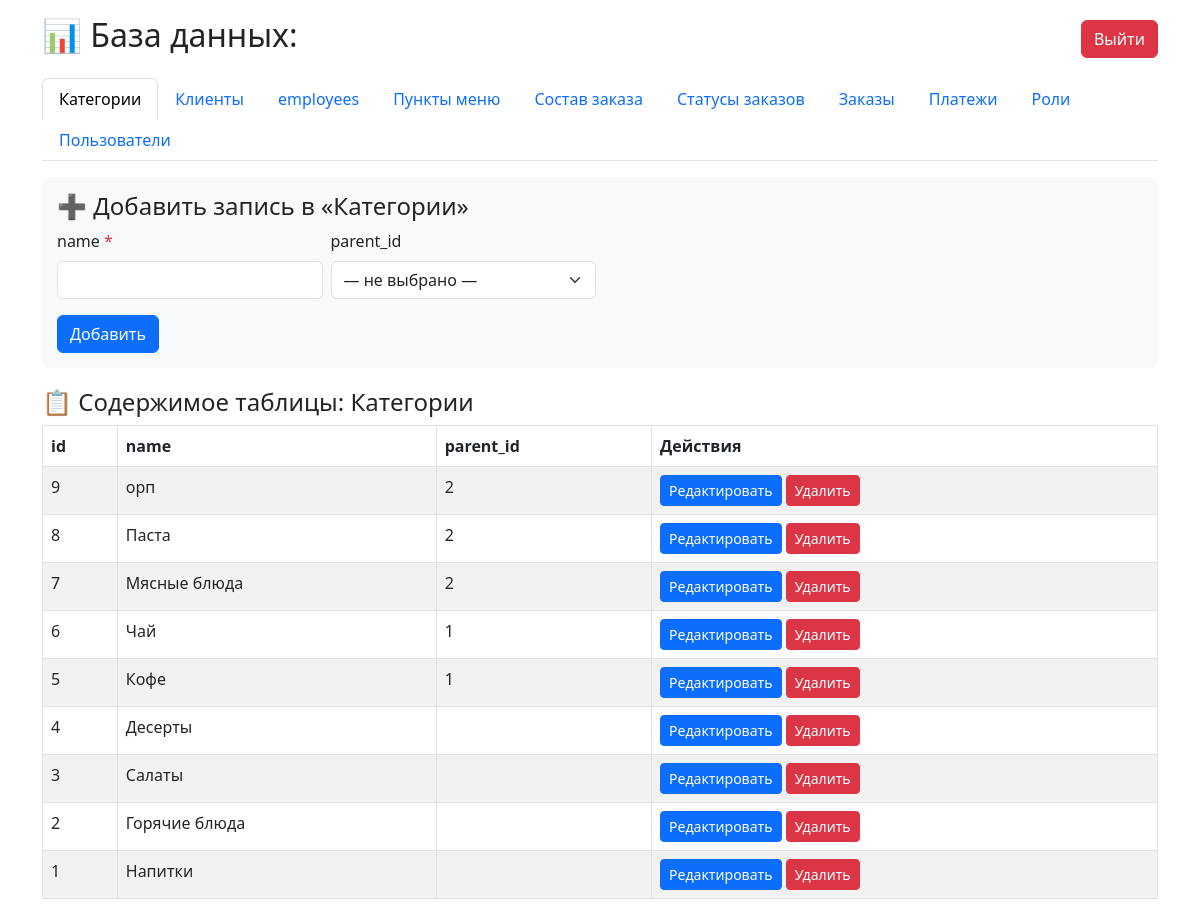
Page /лгвв/lik.php (signed in) on the committed database.
### tables this page shows
CREATE TABLE `categories` (
  `id` int(10) UNSIGNED NOT NULL,
  `name` varchar(100) NOT NULL,
  `parent_id` int(10) UNSIGNED DEFAULT NULL COMMENT 'Для подкатегорий'
);

### лгвв/lik.php (the view, shortened to what this page needs)
<?php
if (isset($_SESSION['connected']) && $_SESSION['connected'] === true) {
    function getDB() {
        $conn = new mysqli($_SESSION['db_host'], $_SESSION['db_user'], $_SESSION['db_pass'], $_SESSION['db_name']);
        $conn->set_charset("utf8");
        return $conn;
    }
    $conn = getDB();
    $tables = [];
    if ($conn) {
        $res = $conn->query("SHOW TABLES");
        if ($res) {
            while ($row = $res->fetch_array()) {
                $tables[] = $row[0];
            }
        }
    }
    $tableNamesRu = [
        'users'          => 'Пользователи',
        'categories'     => 'Категории',
        'order_items'    => 'Состав заказа',
        'statuses'       => 'Статусы заказов',
        'order_statuses' => 'Статусы заказов',
        'payments'       => 'Платежи',
        'menu_items'     => 'Пункты меню',
        'orders'         => 'Заказы',
        'customers'      => 'Клиенты',
        'roles'          => 'Роли'
    ];
    $currentTable = isset($_GET['table']) ? $_GET['table'] : ($tables[0] ?? '');
    $editRow = null;
    $columns = [];
    $primaryKey = '';
    $foreignKeys = [];
    if ($currentTable && $conn) {
        $structRes = $conn->query("DESCRIBE `$currentTable`");
        if ($structRes) {
            while ($col = $structRes->fetch_assoc()) {
                $columns[] = $col;
                if ($col['Key'] === 'PRI') {
                    $primaryKey = $col['Field'];
                }
            }
        }
        $fkQuery = "
            SELECT
                kcu.COLUMN_NAME,
                kcu.REFERENCED_TABLE_NAME,
                kcu.REFERENCED_COLUMN_NAME
            FROM INFORMATION_SCHEMA.KEY_COLUMN_USAGE kcu
            WHERE kcu.CONSTRAINT_SCHEMA = DATABASE()
              AND kcu.TABLE_NAME = ?
              AND kcu.REFERENCED_TABLE_NAME IS NOT NULL
        ";
        $fkStmt = $conn->prepare($fkQuery);
        $fkStmt->bind_param("s", $currentTable);
        $fkStmt->execute();
        $fkResult = $fkStmt->get_result();
        while ($rowFk = $fkResult->fetch_assoc()) {
            $foreignKeys[$rowFk['COLUMN_NAME']] = [
                'referenced_table' => $rowFk['REFERENCED_TABLE_NAME'],
                'referenced_column' => $rowFk['REFERENCED_COLUMN_NAME']
            ];
        }
        $dataResult = $currentTable ? $conn->query("SELECT * FROM `$currentTable` ORDER BY `$primaryKey` DESC LIMIT 500") : null;
        $rows = [];
        if ($dataResult && $dataResult->num_rows > 0) {
            while ($r = $dataResult->fetch_assoc()) {
                $rows[] = $r;
            }
        }
    }
?>
<!DOCTYPE html>
<html lang="ru" xml:lang="ru">
<head>
    <link href="https://cdn.jsdelivr.net/npm/bootstrap@5.3.0-alpha1/dist/css/bootstrap.min.css" rel="stylesheet">
</head>
<body>
<div class="container mt-3">
    <div class="d-flex justify-content-between align-items-center mb-3">
        <h2>📊 База данных: <?= htmlspecialchars($_SESSION['db_name']) ?></h2>
        <a href="?logout=1" class="btn btn-danger" aria-label="Выйти из системы">Выйти</a>
    </div>
    <ul class="nav nav-tabs mb-3">
        <?php foreach ($tables as $tbl): ?>
            <li class="nav-item">
                <a class="nav-link <?= ($currentTable === $tbl) ? 'active' : '' ?>" href="?table=<?= urlencode($tbl) ?>">
                    <?= htmlspecialchars($tableNamesRu[$tbl] ?? $tbl) ?>
                </a>
            </li>
        <?php endforeach; ?>
    </ul>
    <?php if ($currentTable && $conn): ?>
        <div class="form-card">
            <h4>➕ Добавить запись в «<?= htmlspecialchars($tableNamesRu[$currentTable] ?? $currentTable) ?>»</h4>
            <form method="post">
                <div class="row g-2">
                    <?php
                    $fieldIndex = 0;
                    foreach ($columns as $col):
                        $field = $col['Field'];
                        if ($field === $primaryKey && strpos($col['Extra'], 'auto_increment') !== false) {
                            continue;
                        }
                        $type = $col['Type'];
                        $nullable = ($col['Null'] === 'YES');
                        $isForeignKey = isset($foreignKeys[$field]);
                        $fieldIndex++;
                        $uniqueId = "add_{$fieldIndex}_{$field}";
                    ?>
                        <div class="col-md-3">
                            <label for="<?= $uniqueId ?>" class="form-label">
                                <?= htmlspecialchars($field) ?>
                                <?php if (!$nullable && !$isForeignKey): ?><span class="text-danger">*</span><?php endif; ?>
                            </label>
                            <?php if ($isForeignKey):
                                $refTable = $foreignKeys[$field]['referenced_table'];
                                $refColumn = $foreignKeys[$field]['referenced_column'];
                                $displayField = null;
                                $checkFields = ['name', 'title', 'full_name', 'description', 'label', 'username', 'email'];
                                foreach ($checkFields as $cf) {
                                    $resCheck = $conn->query("SHOW COLUMNS FROM `$refTable` LIKE '$cf'");
                                    if ($resCheck && $resCheck->num_rows > 0) {
                                        $displayField = $cf;
                                        break;
                                    }
                                }
                                $selectQuery = "SELECT `$refColumn`, `$displayField` FROM `$refTable` ORDER BY `$displayField`";
                                $refRows = $conn->query($selectQuery);
                                $hasRows = ($refRows && $refRows->num_rows > 0);
                            ?>
                                <?php if ($hasRows): ?>
                                    <select name="<?= $field ?>" id="<?= $uniqueId ?>" class="form-select" <?= $nullable ? '' : 'required' ?>>
                                        <?php if ($nullable): ?>
                                            <option value="">— не выбрано —</option>
                                        <?php endif; ?>
                                    </select>
                                <?php endif; ?>
                            <?php else:
                                $inputType = 'text';
                            ?>
                                <input type="<?= $inputType ?>" name="<?= $field ?>" id="<?= $uniqueId ?>" class="form-control"
                                       step="any" <?= $nullable ? '' : 'required' ?> value="<?= htmlspecialchars($editRow[$field] ?? '') ?>">
                            <?php endif; ?>
                        </div>
                    <?php endforeach; ?>
                </div>
                <button type="submit" name="add" class="btn btn-primary mt-3">Добавить</button>
            </form>
        </div>
        <h4>📋 Содержимое таблицы: <?= htmlspecialchars($tableNamesRu[$currentTable] ?? $currentTable) ?></h4>
        <div class="table-responsive">
            <?php if (!empty($rows)): ?>
            <table class="table table-bordered table-striped">
                <thead>
                    <tr>
                        <?php foreach ($columns as $col): ?>
                            <th><?= htmlspecialchars($col['Field']) ?></th>
                        <?php endforeach; ?>
                        <th>Действия</th>
                    </tr>
                </thead>
                <tbody>
                    <?php foreach ($rows as $row): ?>
                        <tr>
                            <?php foreach ($columns as $col):
                                $field = $col['Field'];
                            ?>
                                <td><?= htmlspecialchars($row[$field] ?? '') ?></td>
                            <?php endforeach; ?>
                            <td>
                                <a href="?table=<?= urlencode($currentTable) ?>&edit=<?= $row[$primaryKey] ?>" class="btn btn-sm btn-primary">Редактировать</a>
                                <form method="post" style="display:inline;" onsubmit="return confirm('Удалить запись?')">
                                    <button type="submit" name="delete" class="btn btn-sm btn-danger">Удалить</button>
                                </form>
                            </td>
                        </tr>
                    <?php endforeach; ?>
                </tbody>
            </table>
            <?php else: ?>
                <p>Нет записей.</p>
            <?php endif; ?>
        </div>
    <?php elseif ($conn): ?>
        <p>Выберите таблицу на вкладках выше.</p>
    <?php else: ?>
        <div class="alert alert-danger">Не удалось подключиться к базе данных.</div>
    <?php endif; ?>
</div>
</body>
</html>
<?php
    exit;
}
?>

### лгвв/lik.php (style rules this page uses)
.table-responsive { max-height: 500px; overflow-y: auto; }
.nav-tabs .nav-link { cursor: pointer; }
.form-card { background: #f8f9fa; padding: 15px; border-radius: 8px; margin-bottom: 20px; }

### rows in the picture
categories: field "9", field "орп", field "2"
categories: field "8", field "Паста", field "2"
categories: field "7", field "Мясные блюда", field "2"
categories: field "6", field "Чай", field "1"
categories: field "5", field "Кофе", field "1"
categories: field "4", field "Десерты"
categories: field "3", field "Салаты"
categories: field "2", field "Горячие блюда"
categories: field "1", field "Напитки"

### other values in the picture
$tableNamesRu[$tbl] "Категории"
$tableNamesRu[$tbl] "Клиенты"
$tableNamesRu[$tbl] "employees"
$tableNamesRu[$tbl] "Пункты меню"
$tableNamesRu[$tbl] "Состав заказа"
$tableNamesRu[$tbl] "Статусы заказов"
$tableNamesRu[$tbl] "Заказы"
$tableNamesRu[$tbl] "Платежи"
$tableNamesRu[$tbl] "Роли"
$tableNamesRu[$tbl] "Пользователи"
$tableNamesRu[$currentTable] "Категории"
$field "name"
$field "parent_id"
$col['Field'] "id"
$col['Field'] "name"
